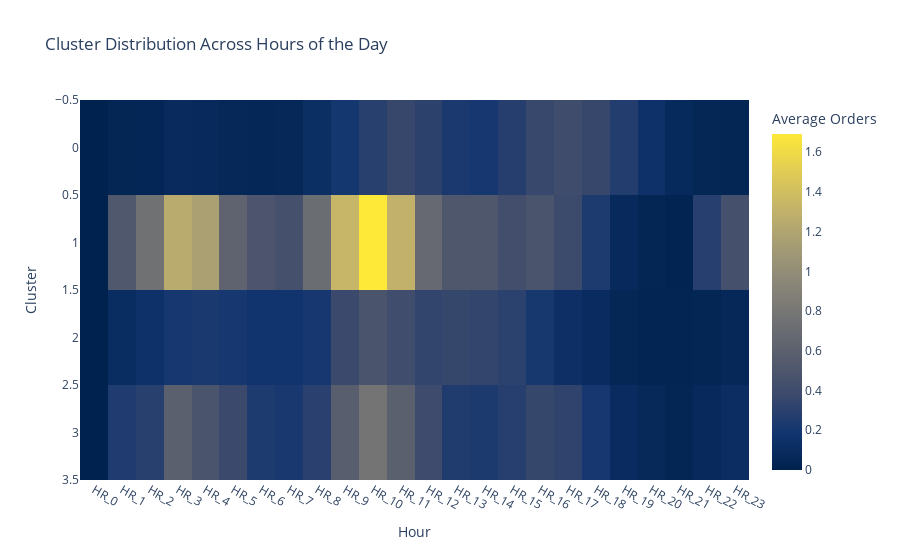

The notebook cell saved with this chart:
### Code cell
hour_columns = [f'HR_{i}' for i in range(24)]

df_hour = data[hour_columns + [labels_col]].groupby(labels_col).mean()

fig = px.imshow(df_hour, labels={'x': 'Hour', 'y': 'Cluster', 'color': 'Average Orders'},
                x=hour_columns, y=df_hour.index, color_continuous_scale='Cividis',
                title='Cluster Distribution Across Hours of the Day')
fig.show()

### Figure 1 — Plotly figure (JSON) as saved in the notebook; plotly's stock layout.template omitted (floating-point values rounded to 4 significant figures)
{"data": [{"coloraxis": "coloraxis", "hovertemplate": "Hour: %{x}<br>Cluster: %{y}<br>Average Orders: %{z}<extra></extra>", "name": "0", "type": "heatmap", "x": ["HR_0", "HR_1", "HR_2", "HR_3", "HR_4", "HR_5", "HR_6", "HR_7", "HR_8", "HR_9", "HR_10", "HR_11", "HR_12", "HR_13", "HR_14", "HR_15", "HR_16", "HR_17", "HR_18", "HR_19", "HR_20", "HR_21", "HR_22", "HR_23"], "xaxis": "x", "y": [0, 1, 2, 3], "yaxis": "y", "z": [[0, 0.03833, 0.04277, 0.08239, 0.06956, 0.05758, 0.05275, 0.06206, 0.1158, 0.2027, 0.2899, 0.359, 0.3064, 0.2276, 0.2058, 0.2741, 0.3628, 0.4076, 0.3564, 0.2647, 0.153, 0.07537, 0.04583, 0.03836], [0, 0.5179, 0.75, 1.254, 1.161, 0.6205, 0.4911, 0.442, 0.7098, 1.339, 1.692, 1.304, 0.6741, 0.5089, 0.5089, 0.4241, 0.4777, 0.3839, 0.2411, 0.07143, 0.04018, 0.02232, 0.2857, 0.4375], [0, 0.1057, 0.1476, 0.2086, 0.221, 0.2052, 0.1764, 0.1757, 0.2073, 0.372, 0.4798, 0.4132, 0.3356, 0.3535, 0.3377, 0.3013, 0.2121, 0.1332, 0.09128, 0.0453, 0.0302, 0.02814, 0.035, 0.05765], [0, 0.2463, 0.2902, 0.5936, 0.4751, 0.3728, 0.2442, 0.2208, 0.2961, 0.5702, 0.7814, 0.5958, 0.3984, 0.2515, 0.2383, 0.2865, 0.3538, 0.3194, 0.2098, 0.09211, 0.06433, 0.03801, 0.07383, 0.1118]]}], "layout": {"coloraxis": {"colorbar": {"title": {"text": "Average Orders"}}, "colorscale": [[0, "#00224e"], [0.1111, "#123570"], [0.2222, "#3b496c"], [0.3333, "#575d6d"], [0.4444, "#707173"], [0.5556, "#8a8678"], [0.6667, "#a59c74"], [0.7778, "#c3b369"], [0.8889, "#e1cc55"], [1, "#fee838"]]}, "title": {"text": "Cluster Distribution Across Hours of the Day"}, "xaxis": {"anchor": "y", "constrain": "domain", "domain": [0, 1], "scaleanchor": "y", "title": {"text": "Hour"}}, "yaxis": {"anchor": "x", "autorange": "reversed", "constrain": "domain", "domain": [0, 1], "title": {"text": "Cluster"}}}}
